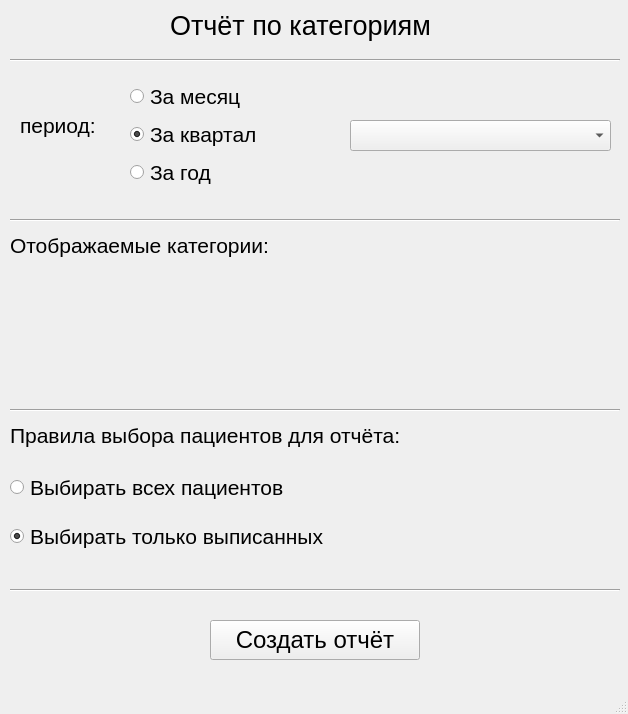
<?xml version="1.0" encoding="UTF-8"?>
<ui version="4.0">
 <class>MainWindow</class>
 <widget class="QMainWindow" name="MainWindow">
  <property name="geometry">
   <rect>
    <x>0</x>
    <y>0</y>
    <width>628</width>
    <height>714</height>
   </rect>
  </property>
  <property name="windowTitle">
   <string>MainWindow</string>
  </property>
  <widget class="QWidget" name="centralwidget">
   <widget class="QLabel" name="label">
    <property name="geometry">
     <rect>
      <x>170</x>
      <y>10</y>
      <width>451</width>
      <height>31</height>
     </rect>
    </property>
    <property name="font">
     <font>
      <pointsize>20</pointsize>
     </font>
    </property>
    <property name="text">
     <string>Отчёт по категориям</string>
    </property>
   </widget>
   <widget class="QLabel" name="label_2">
    <property name="geometry">
     <rect>
      <x>20</x>
      <y>110</y>
      <width>140</width>
      <height>30</height>
     </rect>
    </property>
    <property name="font">
     <font>
      <pointsize>16</pointsize>
     </font>
    </property>
    <property name="text">
     <string>период:</string>
    </property>
   </widget>
   <widget class="QWidget" name="verticalLayoutWidget">
    <property name="geometry">
     <rect>
      <x>130</x>
      <y>80</y>
      <width>201</width>
      <height>111</height>
     </rect>
    </property>
    <layout class="QVBoxLayout" name="verticalLayout">
     <property name="spacing">
      <number>6</number>
     </property>
     <property name="sizeConstraint">
      <enum>QLayout::SetDefaultConstraint</enum>
     </property>
     <item>
      <widget class="QRadioButton" name="radio_month">
       <property name="font">
        <font>
         <pointsize>16</pointsize>
        </font>
       </property>
       <property name="text">
        <string>За месяц</string>
       </property>
      </widget>
     </item>
     <item>
      <widget class="QRadioButton" name="radio_quarter">
       <property name="font">
        <font>
         <pointsize>16</pointsize>
        </font>
       </property>
       <property name="text">
        <string>За квартал</string>
       </property>
       <property name="checked">
        <bool>true</bool>
       </property>
      </widget>
     </item>
     <item>
      <widget class="QRadioButton" name="radio_year">
       <property name="font">
        <font>
         <pointsize>16</pointsize>
        </font>
       </property>
       <property name="text">
        <string>За год</string>
       </property>
      </widget>
     </item>
    </layout>
   </widget>
   <widget class="QComboBox" name="selected_period">
    <property name="geometry">
     <rect>
      <x>350</x>
      <y>120</y>
      <width>261</width>
      <height>31</height>
     </rect>
    </property>
    <property name="font">
     <font>
      <pointsize>13</pointsize>
     </font>
    </property>
   </widget>
   <widget class="Line" name="line">
    <property name="geometry">
     <rect>
      <x>10</x>
      <y>210</y>
      <width>610</width>
      <height>20</height>
     </rect>
    </property>
    <property name="orientation">
     <enum>Qt::Horizontal</enum>
    </property>
   </widget>
   <widget class="Line" name="line_2">
    <property name="geometry">
     <rect>
      <x>10</x>
      <y>50</y>
      <width>610</width>
      <height>20</height>
     </rect>
    </property>
    <property name="orientation">
     <enum>Qt::Horizontal</enum>
    </property>
   </widget>
   <widget class="QLabel" name="label_3">
    <property name="geometry">
     <rect>
      <x>10</x>
      <y>230</y>
      <width>551</width>
      <height>30</height>
     </rect>
    </property>
    <property name="font">
     <font>
      <pointsize>16</pointsize>
     </font>
    </property>
    <property name="text">
     <string>Отображаемые категории:</string>
    </property>
   </widget>
   <widget class="QWidget" name="verticalLayoutWidget_2">
    <property name="geometry">
     <rect>
      <x>10</x>
      <y>270</y>
      <width>601</width>
      <height>110</height>
     </rect>
    </property>
    <layout class="QVBoxLayout" name="layout_categories">
     <property name="spacing">
      <number>1</number>
     </property>
     <property name="sizeConstraint">
      <enum>QLayout::SetMinimumSize</enum>
     </property>
     <property name="leftMargin">
      <number>0</number>
     </property>
    </layout>
   </widget>
   <widget class="Line" name="line_3">
    <property name="geometry">
     <rect>
      <x>10</x>
      <y>400</y>
      <width>610</width>
      <height>20</height>
     </rect>
    </property>
    <property name="orientation">
     <enum>Qt::Horizontal</enum>
    </property>
   </widget>
   <widget class="QLabel" name="label_4">
    <property name="geometry">
     <rect>
      <x>10</x>
      <y>420</y>
      <width>611</width>
      <height>30</height>
     </rect>
    </property>
    <property name="font">
     <font>
      <pointsize>16</pointsize>
     </font>
    </property>
    <property name="text">
     <string>Правила выбора пациентов для отчёта:</string>
    </property>
   </widget>
   <widget class="QWidget" name="verticalLayoutWidget_3">
    <property name="geometry">
     <rect>
      <x>10</x>
      <y>460</y>
      <width>601</width>
      <height>104</height>
     </rect>
    </property>
    <layout class="QVBoxLayout" name="verticalLayout_3">
     <property name="spacing">
      <number>6</number>
     </property>
     <property name="sizeConstraint">
      <enum>QLayout::SetDefaultConstraint</enum>
     </property>
     <item>
      <widget class="QRadioButton" name="radio_all">
       <property name="font">
        <font>
         <pointsize>16</pointsize>
        </font>
       </property>
       <property name="text">
        <string>Выбирать всех пациентов</string>
       </property>
      </widget>
     </item>
     <item>
      <widget class="QRadioButton" name="radio_discharged">
       <property name="font">
        <font>
         <pointsize>16</pointsize>
        </font>
       </property>
       <property name="text">
        <string>Выбирать только выписанных</string>
       </property>
       <property name="checked">
        <bool>true</bool>
       </property>
      </widget>
     </item>
    </layout>
   </widget>
   <widget class="Line" name="line_4">
    <property name="geometry">
     <rect>
      <x>10</x>
      <y>580</y>
      <width>610</width>
      <height>20</height>
     </rect>
    </property>
    <property name="orientation">
     <enum>Qt::Horizontal</enum>
    </property>
   </widget>
   <widget class="QPushButton" name="button">
    <property name="geometry">
     <rect>
      <x>210</x>
      <y>620</y>
      <width>210</width>
      <height>40</height>
     </rect>
    </property>
    <property name="font">
     <font>
      <pointsize>18</pointsize>
     </font>
    </property>
    <property name="text">
     <string>Создать отчёт</string>
    </property>
   </widget>
  </widget>
  <widget class="QMenuBar" name="menubar">
   <property name="geometry">
    <rect>
     <x>0</x>
     <y>0</y>
     <width>628</width>
     <height>22</height>
    </rect>
   </property>
  </widget>
  <widget class="QStatusBar" name="statusbar"/>
 </widget>
 <resources/>
 <connections/>
</ui>
